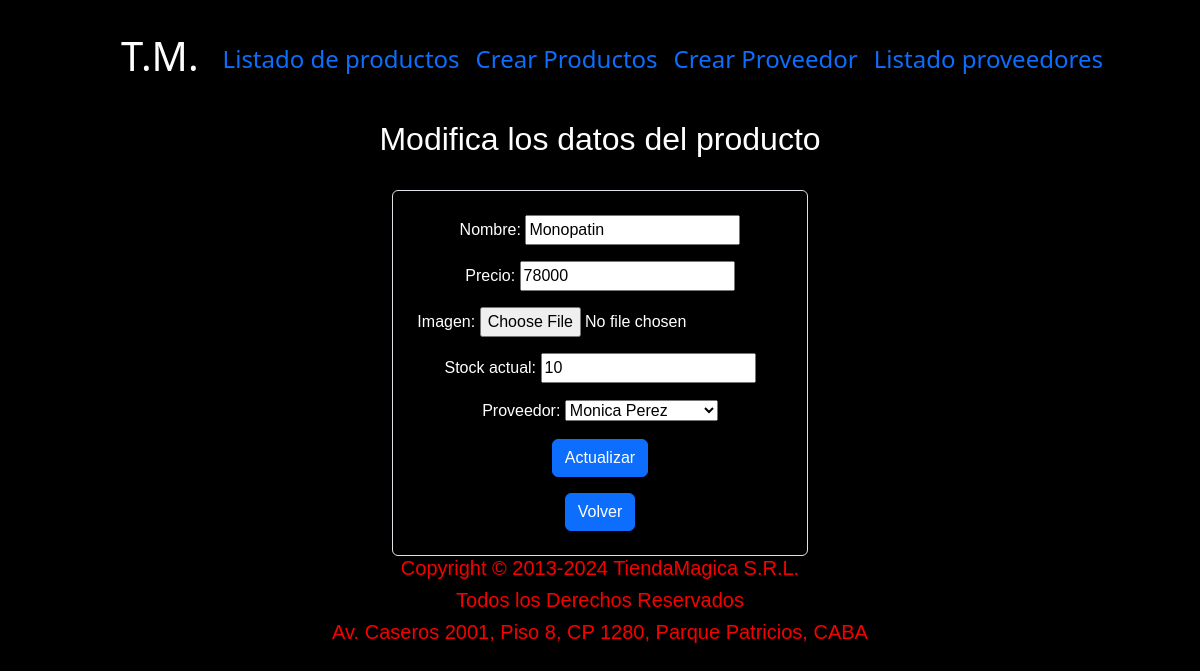
Page /actualizar_producto/6/ on the earlier database version.
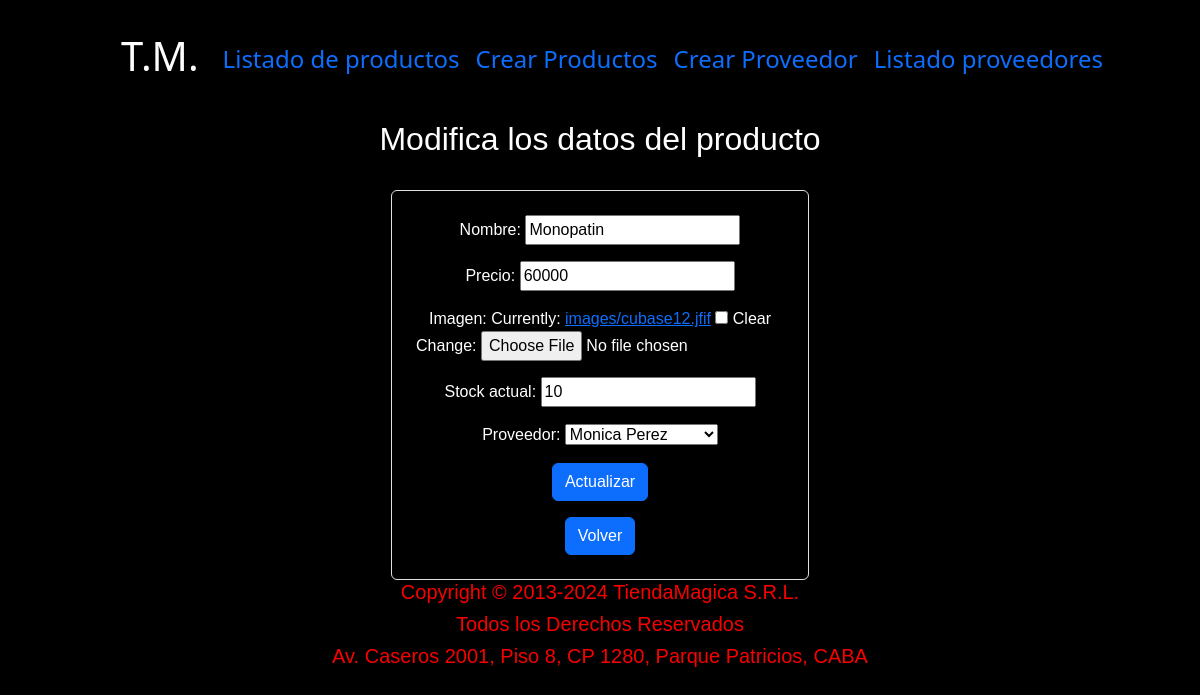
Same page on the later database version.
### compra/models.py (models this page shows, shortened)
class Producto(models.Model):
    nombre = models.CharField(max_length=100)
    precio = models.IntegerField()
    imagen = models.ImageField(upload_to='images/', null=True, blank=True)
    stock_actual = models.IntegerField()
    proveedor = models.ForeignKey(Proveedor, on_delete=models.CASCADE )
    class Meta:
        verbose_name = "Producto"

class Proveedor(models.Model):
    nombre = models.CharField(max_length=100)
    apellido = models.CharField(max_length=100)
    dni = models.IntegerField()
    def __str__(self):
        return f'{ self.nombre} {self.apellido}'
    class Meta:
        verbose_name = "Proveedor"

### compra/views.py (the view)
# urls.py: path('actualizar_producto/<int:pk>/', views.ProductoUpdateView.as_view(), name='update'),
class ProductoUpdateView(UpdateView):
    model = Producto
    template_name = 'actualizar_producto.html'
    fields = ['nombre', 'precio', 'imagen', 'stock_actual', 'proveedor']
    success_url = reverse_lazy('mostrar_productos')

### compra/templates/actualizar_producto.html (shortened to what this page needs)
{% extends 'index.html' %}
{% load static %}
{% block contenidonav %}
<section id="Homepage">
    <div class="d-flex flex-column  align-items-center fs-6 text">
        <div class="row">
            <div data-scrollreveal="wait 0.5s and then ease-in-out 50px" >
                <div class="align-center">
                    <h2 class="main-text">Modifica los datos del producto</h2>
                </div>
            </div>
        </div>
        <div class="row">
            <div data-scrollreveal="enter from the left 500px" class="col-md-12 col-md-offset-3">
                <form action="" method="post" enctype="multipart/form-data" class="mt-4 p-4 border rounded bg-black">
                    {{form.as_p}}
                    <p><input type="submit" value="Actualizar" class="btn btn-primary fs-6"></p>
                    <a type="button" href="{% url 'mostrar_productos' %}" class="btn btn-primary fs-6">Volver</a>
                </form>
            </div>
        </div>
    </div>
</section>
{% endblock contenidonav %}

Differences in the rows shown:
changed Producto "Monica Perez": precio "78000" → "60000"
Other differences:
form field as_p: (not shown) → "☐"
text no longer shown: "Nombre: Precio: Imagen: Stock actual: Proveedor:"
text now shown: "Nombre: Precio: Imagen: Currently: images/cubase12.jfif Clear Change: Stock actual: Proveedor:"
